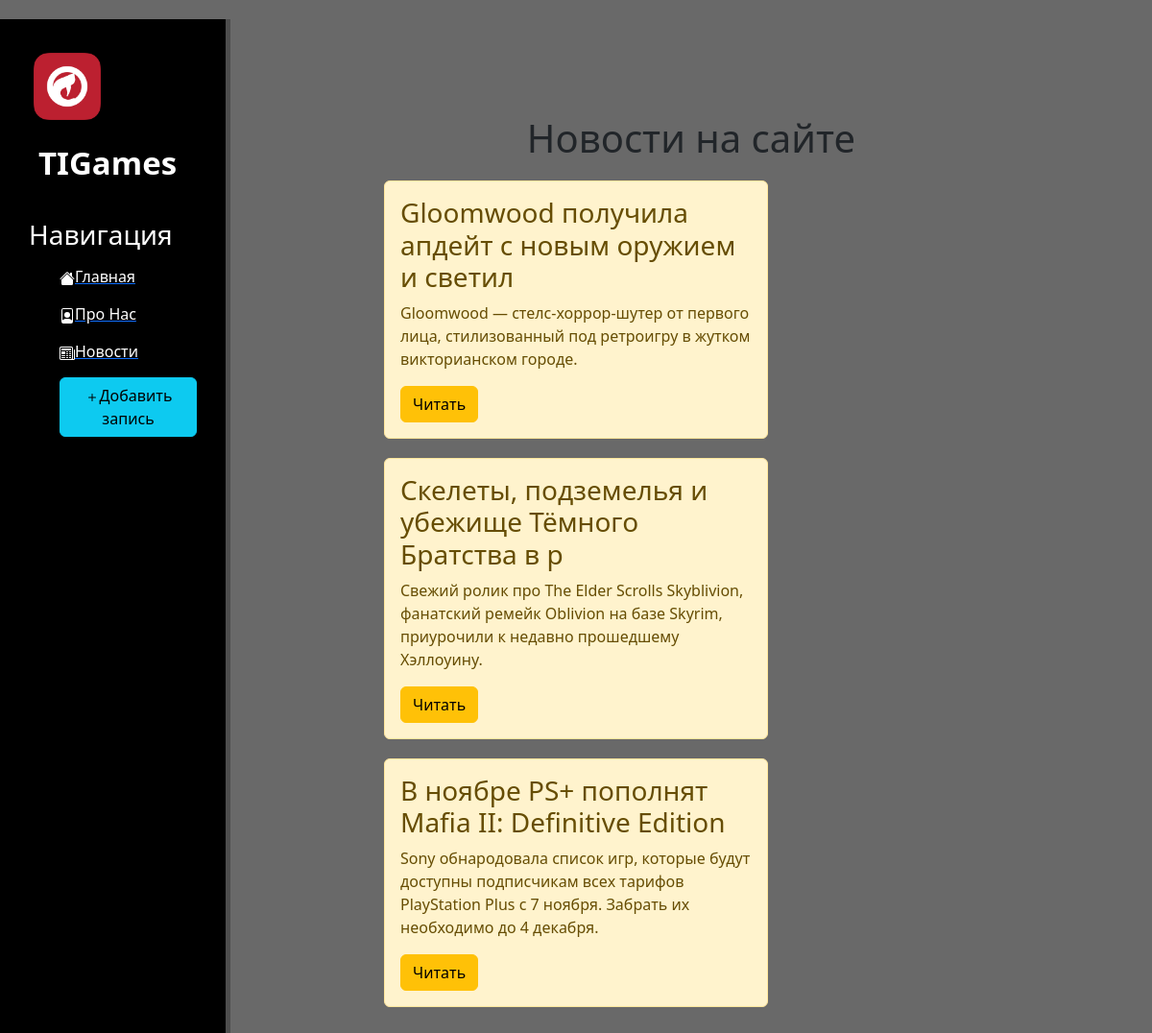
Page /news/ on the committed database.
### news/models.py (models this page shows, shortened)
class Articles(models.Model):
    title = models.CharField('Название', max_length=50)
    announce = models.CharField('Анонс', max_length=250)
    article = models.TextField('Статья')
    date = models.DateTimeField('Дата публикации')
    class Meta:
        verbose_name = "Новость"
        verbose_name_plural = "Новости"

### news/views.py (the view)
# urls.py: path('', views.news_home, name='news_home'),
def news_home(request):
    news = Articles.objects.order_by('-date')
    return render(request, 'news/news_home.html', {"news": news})

### news/templates/news/news_home.html (shortened to what this page needs)
{% extends 'main/base.html' %}
{% block content %}
<h1>Новости на сайте</h1>
    {% if news %}
        {% for el in news %}
            <div class="alert alert-warning">
                <h3>{{el.title}}</h3>
                <p>{{el.announce}}</p>
                <a href="{% url 'news-detail' el.id %}" class="btn btn-warning">Читать </a>
            </div>
        {% endfor %}
    {% else %}
        <p>У вас нет записей</p>
    {% endif %}
{% endblock %}

### main/templates/main/base.html (shortened to what this page needs)
<!DOCTYPE html>
<html lang="en">
<head>
    {% load static %}
    <link href="https://cdn.jsdelivr.net/npm/bootstrap@5.3.2/dist/css/bootstrap.min.css" rel="stylesheet">
    <link rel="stylesheet" href="{% static 'main/css/main.css' %}">
    <link rel="stylesheet" href="https://cdn.jsdelivr.net/npm/bootstrap-icons@1.11.1/font/bootstrap-icons.css">
</head>
<body>
<aside>
    <a href="{% url 'home' %}"><img src="{% static 'main/img/dragon1.png'%}" alt="Logo"></a>
    <span class="logo">TIGames</span>
    <br><br><br><h3>Навигация</h3>
    <ul>
        <a href="{% url 'home' %}"><li>Главная</li></a>
        <a href="{% url 'about' %}"><li>Про Нас</li></a>
        <a href="{% url 'news_home' %}"><li>Новости</li></a>
        <a href="{% url 'create' %}"><li><button class="btn btn-info"><svg xmlns="http://www.w3.org/2000/svg" width="16" height="16" fill="currentColor" class="bi bi-plus" viewBox="0 0 16 16">
  <path d="M8 4a.5.5 0 0 1 .5.5v3h3a.5.5 0 0 1 0 1h-3v3a.5.5 0 0 1-1 0v-3h-3a.5.5 0 0 1 0-1h3v-3A.5.5 0 0 1 8 4z"/>
</svg>Добавить запись</button> </li></a>
    </ul>
</aside>
<main>
    {% block content %}
    {% endblock %}
</main>
</body>
</html>

### main/static/main/css/main.css (style rules this page uses)
body { background: #696969; }
aside { float: left; background: black; width: 20%; padding: 2.5%; height: 1000vh; border-right: 5px solid #4d4d4d; color: white; }
aside img { width: 80px; float: left; }
aside .logo { font-size: 33px; margin-left: 10px; font-weight: bold; position: relative; top: 15px }
.alert-warning { width: 400px; margin: 20px auto; text-align: left; float: center; margin-right: 400px; }
h1 { margin-top: 20px; text-align: center; }
aside ul { list-style: none; }
aside ul li { color: #fff; display: block; margin-top: 15px; transition: all .6s ease }

### rows in the picture
Articles: title "Gloomwood получила апдейт с новым оружием и светил", announce "Gloomwood — стелс-хоррор-шутер от первого лица, стилизованный под ретроигру в жутком викторианском городе."
Articles: title "Скелеты, подземелья и убежище Тёмного Братства в р", announce "Свежий ролик про The Elder Scrolls Skyblivion, фанатский ремейк Oblivion на базе Skyrim, приурочили к недавно прошедшему Хэллоуину."
Articles: title "В ноябре PS+ пополнят Mafia II: Definitive Edition", announce "Sony обнародовала список игр, которые будут доступны подписчикам всех тарифов PlayStation Plus с 7 ноября. Забрать их необходимо до 4 декабря."
